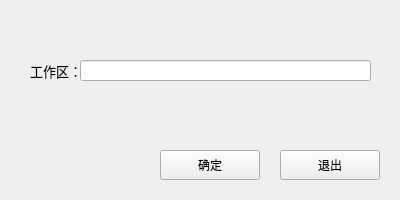
<?xml version="1.0" encoding="UTF-8"?>
<ui version="4.0">
 <class>Form</class>
 <widget class="QWidget" name="Form">
  <property name="geometry">
   <rect>
    <x>0</x>
    <y>0</y>
    <width>400</width>
    <height>200</height>
   </rect>
  </property>
  <property name="windowTitle">
   <string>选择工作区</string>
  </property>
  <widget class="QPushButton" name="pushButton">
   <property name="geometry">
    <rect>
     <x>280</x>
     <y>150</y>
     <width>100</width>
     <height>30</height>
    </rect>
   </property>
   <property name="text">
    <string>退出</string>
   </property>
  </widget>
  <widget class="QPushButton" name="pushButton_2">
   <property name="geometry">
    <rect>
     <x>160</x>
     <y>150</y>
     <width>100</width>
     <height>30</height>
    </rect>
   </property>
   <property name="text">
    <string>确定</string>
   </property>
  </widget>
  <widget class="QLineEdit" name="lineEdit">
   <property name="geometry">
    <rect>
     <x>80</x>
     <y>60</y>
     <width>291</width>
     <height>21</height>
    </rect>
   </property>
   <property name="font">
    <font>
     <pointsize>10</pointsize>
    </font>
   </property>
  </widget>
  <widget class="QLabel" name="label">
   <property name="geometry">
    <rect>
     <x>30</x>
     <y>60</y>
     <width>53</width>
     <height>21</height>
    </rect>
   </property>
   <property name="font">
    <font>
     <pointsize>10</pointsize>
    </font>
   </property>
   <property name="text">
    <string>工作区：</string>
   </property>
  </widget>
 </widget>
 <resources/>
 <connections/>
</ui>
